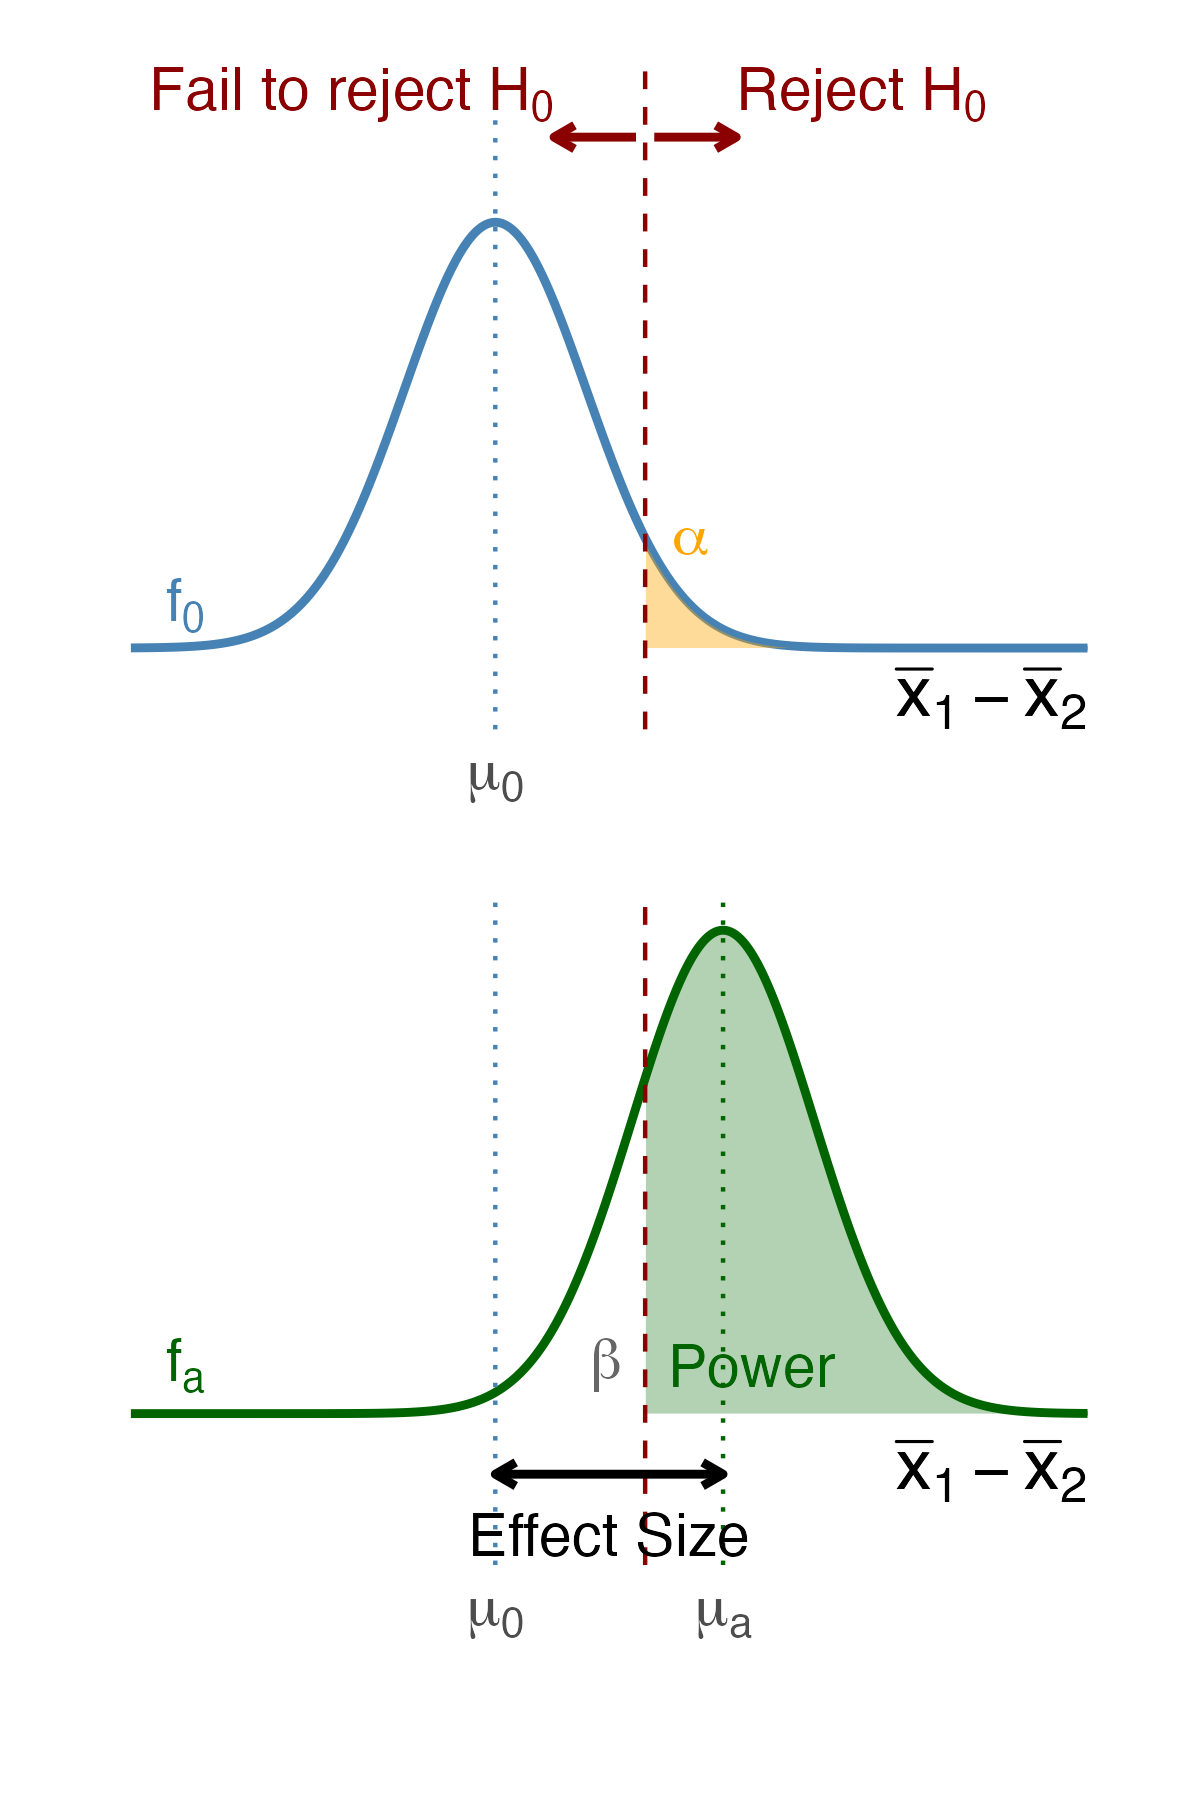

Here is the R script that generated this plot:
# Power of 2-sample tests: Schematic figure for slides

library(ggplot2)  # load the graphing library


# Parameters for the schematic
null_mean <- 0
alt_mean <- 2.5
se <- 1
alpha <- 0.05
critical_value <- qnorm(1 - alpha) * se  # one-sided for schematic

x <- seq(null_mean - 4*se, alt_mean + 4*se, length.out = 1000)
null_dist <- dnorm(x, mean = null_mean, sd = se)
alt_dist <- dnorm(x, mean = alt_mean, sd = se)

plot_df <- rbind(
  data.frame(x = x, y = null_dist, dist = "Null"),
  data.frame(x = x, y = alt_dist, dist = "Alternative")
)

# For shading: rejection region under H0, power and beta under Ha
rejection_region <- x >= critical_value
power_region <- x >= critical_value
beta_region <- x < critical_value

# Null distribution plot (top)
  # Means
p_null<-ggplot(plot_df, aes(x = x, y = y, color = dist)) +
  geom_line(data = subset(plot_df, dist == "Null"), color = "steelblue", linewidth = 1) +
  geom_area(data = subset(plot_df, dist == "Null" & x >= critical_value), fill = "orange", color = "steelblue", alpha = 0.4) +
  geom_vline(xintercept = critical_value, linetype = "dashed", color = "darkred") +
  geom_vline(xintercept = null_mean, linetype = "dotted", color = "steelblue") +
  annotate("text", x = null_mean - 3.4*se, y = max(null_dist)*0.1, label = expression(f[0]), color = "steelblue", size = 5) +
  annotate("text", x = critical_value + 0.5, y = max(null_dist)*0.25, label = expression(alpha), color = "orange", size = 5) +
  annotate("text", x = critical_value - 1, y = max(null_dist)*1.3, label = expression("Fail to reject "*H[0]), color = "darkred", size = 5, hjust = 1) +
  annotate("segment", x = critical_value-0.1, xend = critical_value-1, y = max(null_dist)*1.2, yend = max(null_dist)*1.2, arrow = arrow(ends = "last", length = unit(0.2, "cm")), color = "darkred", linewidth = 1) +
  annotate("text", x = critical_value + 1, y = max(null_dist)*1.3, label = expression("Reject "*H[0]), color = "darkred", size = 5, hjust = 0) +
  annotate("segment", x = critical_value+0.1, xend = critical_value+1, y = max(null_dist)*1.2, yend = max(null_dist)*1.2, arrow = arrow(ends = "last", length = unit(0.2, "cm")), color = "darkred", linewidth = 1) +
  scale_x_continuous(breaks = c(null_mean), labels = c(expression(mu[0]))) +
  theme_minimal(base_size = 18) +
  theme(axis.title.y = element_blank(),
    axis.text.y = element_blank(),
    axis.ticks.y = element_blank(),
    panel.grid = element_blank(),
    plot.margin = margin(10, 10, 10, 10)) +
  labs(x = NULL, y = NULL) +
  annotate("text", x = max(x), y = -0.12*max(null_dist), label = expression(bar(x)[1] - bar(x)[2]), size = 6, hjust = 1)

# Alternative distribution plot (bottom)
p_alt<-ggplot(plot_df, aes(x = x, y = y, color = dist)) +
  geom_line(data = subset(plot_df, dist == "Alternative"), aes(x = x, y = y), color = "darkgreen", linewidth = 1) +
  geom_area(data = subset(plot_df, dist == "Alternative" & x >= critical_value), aes(x = x, y = y), color="darkgreen", fill = "darkgreen", alpha = 0.3) +
  geom_vline(xintercept = critical_value, linetype = "dashed", color = "darkred") +
  geom_vline(xintercept = null_mean, linetype = "dotted", color = "steelblue") +
  geom_vline(xintercept = alt_mean, linetype = "dotted", color = "darkgreen") +
  annotate("text", x = null_mean - 3.4*se, y = max(null_dist)*0.1, label = expression(f[a]), color = "darkgreen", size = 5) +
  annotate("text", x = critical_value + 0.25, y = max(alt_dist)*0.1, label = "Power", color = "darkgreen", size = 5, hjust=0) +
  annotate("text", x = critical_value - 0.25, y = max(alt_dist)*0.1, label = expression(beta), color = "gray40", size = 5, hjust=1) +
  annotate("segment", x = null_mean, xend = alt_mean, y = -0.05, yend = -0.05, arrow = arrow(ends = "both", length = unit(0.2, "cm")), color = "black", linewidth = 1) +
  annotate("text", x = (null_mean + alt_mean)/2, y = -0.1, label = "Effect Size", color = "black", size = 5) +
  scale_x_continuous(breaks = c(null_mean, alt_mean), labels = c(expression(mu[0]), expression(mu[a]))) +
  theme_minimal(base_size = 18) +
  theme(axis.title.y = element_blank(),
        axis.text.y = element_blank(),
        axis.ticks.y = element_blank(),
        panel.grid = element_blank(),
        plot.margin = margin(10, 10, 30, 10)) +
  labs(x = NULL, y = NULL) +
  annotate("text", x = max(x), y = -0.12*max(alt_dist), label = expression(bar(x)[1] - bar(x)[2]), size = 6, hjust = 1)

# Combine the two plots vertically using patchwork (if available)
if (requireNamespace("patchwork", quietly = TRUE)) {
  library(patchwork)
  combined_plot <- p_null / p_alt
  print(combined_plot)
  ggsave("power_2sample_schematic.png", combined_plot, width = 4, height = 6, dpi = 300)
} else {
  print(p_null)
  print(p_alt)
}

